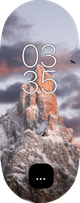
#> input picture assets/frame0/image_1.png, 80 x 203 px
$ python -i main.py   (imports and definitions only)
#> lines starting #> are read from the running program, lines starting #| are printed output that depends on the picture

# This file was generated by the Tkinter Designer by Parth Jadhav
# https://github.com/ParthJadhav/Tkinter-Designer


from pathlib import Path

# from tkinter import *
# Explicit imports to satisfy Flake8
from tkinter import Tk, Canvas, Entry, Text, Button, PhotoImage
from tkinter.messagebox import showinfo
from tkinter.filedialog import askopenfilename

from PIL import Image, ImageFilter
import subprocess

import os

import shutil


OUTPUT_PATH = Path(__file__).parent
ASSETS_PATH = OUTPUT_PATH / Path(r"C:\Users\lance\Documents\Tkinter-Designer-master\build\assets\frame0")


def relative_to_assets(path: str) -> Path:
    return ASSETS_PATH / Path(path)


def process(name:str):
#> called with name = 'assets/frame0/image_1.png'
    showinfo("Choose an image", "Make sure to choose an image with png format with dimensions of 192x490 pixels, otherwize it will be cropped.")
    image_path = askopenfilename(filetypes=[("Image", "png, jpg")])
#> the answer given: assets/frame0/image_1.png

    image = Image.open(image_path)
#> image is the input picture: PIL image 80x203 RGBA; mean R, G, B, A 134.9, 124.8, 130.6, 231.1

    if image.width < image.height:
        image.thumbnail((10000, 490))
    else: image.thumbnail((192, 1000))

    image = image.crop((0, 0, 192, 490))
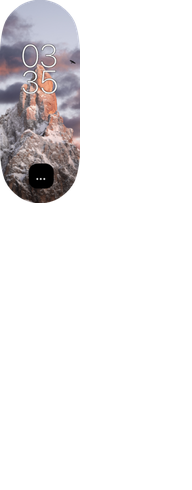
#> image: PIL image 192x490 RGBA; mean R, G, B, A 23.3, 21.6, 22.5, 39.9; transparent parts drawn white

    blurImage = image.filter(ImageFilter.GaussianBlur(5))
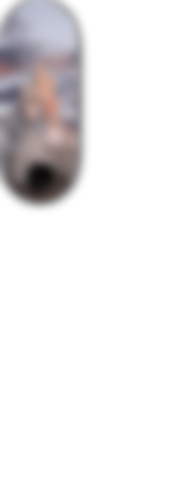
#> blurImage: PIL image 192x490 RGBA; mean R, G, B, A 23.2, 21.5, 22.5, 39.8; transparent parts drawn white

    path = f"data/watchfaces/{name}/"

    image.save(path + "assets/0.png", "PNG")
    blurImage.save(path + "assets/bg1.png", "PNG")


    subprocess.check_call([r"data/zmake/zmake.exe", path])
#> (this line was passed over: subprocess is not available in this run)

    shutil.rmtree("/output/")

    os.makedirs("/output")

    shutil.copytree(path + "dist", "output/")

    shutil.rmtree(path + "dist/")
    shutil.rmtree(path + "build/")


# [7 lines not run here, left out]


# [9 lines that did not run here, left out]

# [33 lines not run here, left out]

image_image_1 = PhotoImage(
    file=relative_to_assets("image_1.png"))
# [5 lines that did not run here, left out]

button_1 = Button(
    text="INSTALL NOW",
    foreground="#FFFFFF",
    activeforeground="white",
    background="black",
    activebackground="gray",
    font=("Bahnschrift", 12 * -1),
    borderwidth=0,
    highlightthickness=0,
    command=lambda: process("Widget View"),
    relief="flat"
)
# [28 lines not run here, left out]

>>> result = process('assets/frame0/image_1.png')
